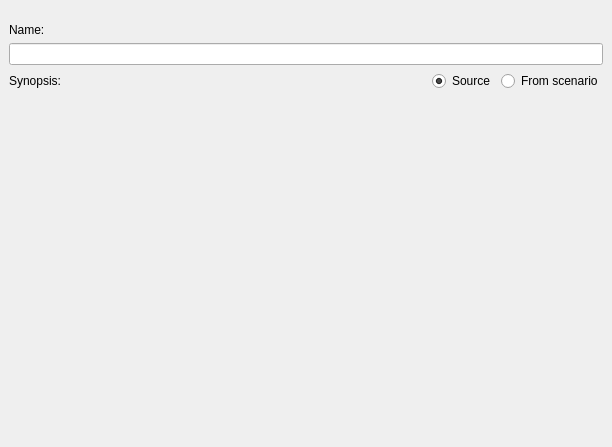
<?xml version="1.0" encoding="UTF-8"?>
<ui version="4.0">
 <class>ScenarioDataEdit</class>
 <widget class="QWidget" name="ScenarioDataEdit">
  <property name="geometry">
   <rect>
    <x>0</x>
    <y>0</y>
    <width>612</width>
    <height>447</height>
   </rect>
  </property>
  <property name="windowTitle">
   <string>Form</string>
  </property>
  <layout class="QGridLayout" name="gridLayout">
   <property name="leftMargin">
    <number>0</number>
   </property>
   <property name="topMargin">
    <number>0</number>
   </property>
   <property name="rightMargin">
    <number>0</number>
   </property>
   <property name="bottomMargin">
    <number>0</number>
   </property>
   <property name="spacing">
    <number>0</number>
   </property>
   <item row="0" column="0">
    <widget class="QLabel" name="topEmptyLabel">
     <property name="sizePolicy">
      <sizepolicy hsizetype="Expanding" vsizetype="Preferred">
       <horstretch>0</horstretch>
       <verstretch>0</verstretch>
      </sizepolicy>
     </property>
     <property name="text">
      <string/>
     </property>
    </widget>
   </item>
   <item row="1" column="0">
    <widget class="QWidget" name="mainContainer" native="true">
     <property name="sizePolicy">
      <sizepolicy hsizetype="Preferred" vsizetype="Expanding">
       <horstretch>0</horstretch>
       <verstretch>0</verstretch>
      </sizepolicy>
     </property>
     <layout class="QGridLayout" name="gridLayout_2">
      <item row="0" column="0">
       <widget class="QLabel" name="nameLabel">
        <property name="text">
         <string>Name:</string>
        </property>
       </widget>
      </item>
      <item row="1" column="0">
       <widget class="QLineEdit" name="name"/>
      </item>
      <item row="2" column="0">
       <layout class="QHBoxLayout" name="horizontalLayout">
        <item>
         <widget class="QLabel" name="synopsisLabel">
          <property name="text">
           <string>Synopsis:</string>
          </property>
         </widget>
        </item>
        <item>
         <spacer name="horizontalSpacer">
          <property name="orientation">
           <enum>Qt::Horizontal</enum>
          </property>
          <property name="sizeHint" stdset="0">
           <size>
            <width>40</width>
            <height>20</height>
           </size>
          </property>
         </spacer>
        </item>
        <item>
         <widget class="QRadioButton" name="synopsisSource">
          <property name="text">
           <string>Source</string>
          </property>
          <property name="checked">
           <bool>true</bool>
          </property>
         </widget>
        </item>
        <item>
         <widget class="QRadioButton" name="synopsisFromScenario">
          <property name="text">
           <string>From scenario</string>
          </property>
         </widget>
        </item>
       </layout>
      </item>
      <item row="3" column="0">
       <widget class="SimpleTextEditor" name="synopsis" native="true">
        <property name="sizePolicy">
         <sizepolicy hsizetype="Preferred" vsizetype="Expanding">
          <horstretch>0</horstretch>
          <verstretch>0</verstretch>
         </sizepolicy>
        </property>
       </widget>
      </item>
     </layout>
    </widget>
   </item>
  </layout>
 </widget>
 <customwidgets>
  <customwidget>
   <class>SimpleTextEditor</class>
   <extends>QWidget</extends>
   <header location="global">3rd_party/Widgets/SimpleTextEditor/SimpleTextEditor.h</header>
   <container>1</container>
  </customwidget>
 </customwidgets>
 <resources/>
 <connections/>
</ui>
